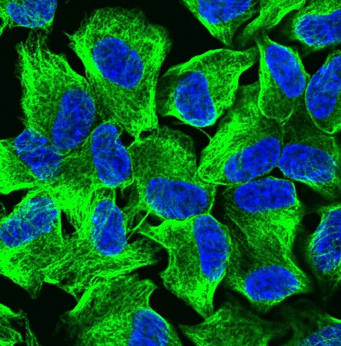
#> input picture control.png, 341 x 346 px, given as the content of the folder /mnt/c/Users/prasun/Downloads/dataset/control, which was not available
$ python nuclei.py
#> lines starting #> are read from the running program, lines starting #| are printed output that depends on the picture; after the words box and inside, x2 and y2 are one past the last pixel; in counts of white or black regions, pixels touching at a corner belong together
#> further down, img is the input picture: shape (346, 341, 4) float32; mean R, G, B, A 0.031, 0.366, 0.192, 1
"""
Nuclear (DAPI) morphometry across control / stress / recovery.
Measures per-nucleus: area, equivalent diameter, eccentricity, solidity.
Aggregates per image, compares across classes, statistical tests + plots.
"""
import numpy as np
import matplotlib.pyplot as plt
import pandas as pd
from pathlib import Path

from skimage import filters, measure, morphology, segmentation
from scipy import ndimage as ndi
from scipy.stats import shapiro, kruskal, mannwhitneyu

ORIGINALS = Path("/mnt/c/Users/prasun/Downloads/dataset")
CLASSES = ["control", "stress", "recovery"]
IMG_EXTS = {".png", ".jpg", ".jpeg", ".tif", ".tiff", ".bmp"}
MIN_NUCLEUS_AREA = 50      # px — tune after looking at your images
EDGE_MARGIN = 5            # ignore nuclei touching image border (they're cut off)


# ---------------------------------------------------------------------
# 1. NUCLEUS SEGMENTATION (blue channel) + watershed to split touching ones
# ---------------------------------------------------------------------
def segment_nuclei(img_rgb):
    """img_rgb: float [0,1], (H,W,3). Returns label image of nuclei."""
    blue = img_rgb[:, :, 2]
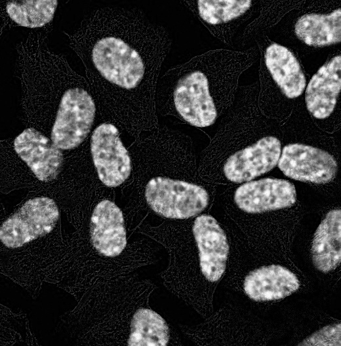
#> blue: shape (346, 341) float32; min 0, max 1, mean 0.192

    thr = filters.threshold_otsu(blue)
#> thr = 0.326
    mask = blue > thr
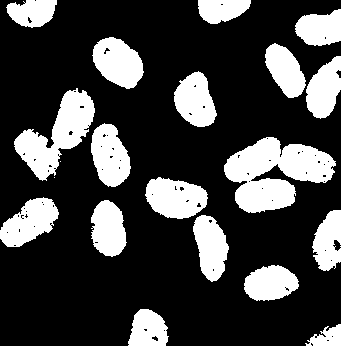
#> mask: shape (346, 341) bool; 26.1% white; 21 white regions (3 under 20 px), largest, box (x1, y1, x2, y2) and area: (224, 137, 336, 213) 4974, (14, 88, 95, 181) 3215, (145, 177, 208, 219) 1906
    mask = morphology.opening(mask, morphology.disk(2))
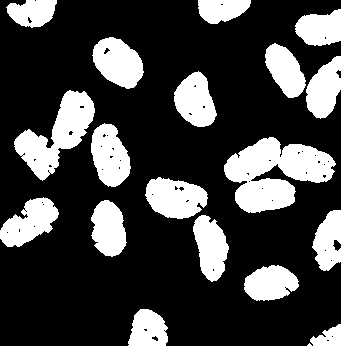
#> mask: shape (346, 341) bool; 25.8% white; 19 white regions (1 under 20 px), largest, box (x1, y1, x2, y2) and area: (224, 137, 336, 213) 4939, (14, 90, 95, 181) 3137, (145, 177, 208, 219) 1889
#> (the run stopped early here; a loop or call above may not have finished)
